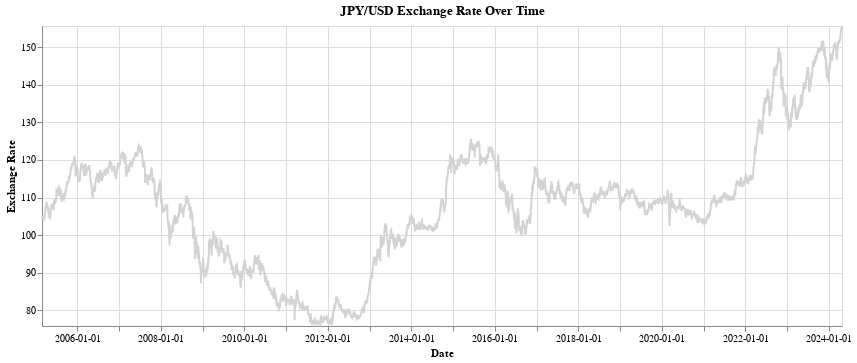

Write notebook code for a chart like this one.
### Code cell
# 解析数据
import altair as alt
df1 = pd.DataFrame(data['Time Series FX (Daily)']).T
df1.columns = ['open', 'high', 'low', 'close']  # 根据API的实际输出调整列名
df1 = df1.apply(pd.to_numeric)
df1['date'] = pd.to_datetime(df1.index)
df1.sort_values('date', inplace=True)
df1['Date'] = df1['date'].dt.strftime('%Y-%m-%d')  # 转换为字符串格式
df1['Exchange Rate'] = df1['close']  # 重命名为'Exchange Rate'以便在图表中使用
min_exchange_rate = df1['Exchange Rate'].min()

# 创建Altair图表
chart = alt.Chart(df1).mark_line().encode(
    x=alt.X('Date:T', axis=alt.Axis(title='Date', format='%Y-%m-%d'), timeUnit='yearmonthdate'),  # 使用timeUnit确保日期以年月日的形式显示
    y=alt.Y('Exchange Rate:Q', axis=alt.Axis(title='Exchange Rate'), scale=alt.Scale(domainMin=min_exchange_rate)),  # 设置最小值为数据的最小值
    color=alt.value('lightgrey'),
    tooltip=['Date:T', 'Exchange Rate:Q']  # 添加悬停提示工具
).properties(
    title='JPY/USD Exchange Rate Over Time',

    width=800  # 设置图表宽度
)
chart

### Figure 1 — Vega-Lite specification as saved in the notebook (floating-point values rounded to 4 significant figures; data arrays with more than 128 entries replaced by an {"elided": "..."} marker saying what was removed)
{"config": {"view": {"continuousWidth": 400, "continuousHeight": 300}}, "data": {"name": "data-08d2002c2bc6ace655aebf8996fedfe6"}, "mark": "line", "encoding": {"color": {"value": "lightgrey"}, "tooltip": [{"field": "Date", "type": "temporal"}, {"field": "Exchange Rate", "type": "quantitative"}], "x": {"axis": {"format": "%Y-%m-%d", "title": "Date"}, "field": "Date", "timeUnit": "yearmonthdate", "type": "temporal"}, "y": {"axis": {"title": "Exchange Rate"}, "field": "Exchange Rate", "scale": {"domainMin": 75.81}, "type": "quantitative"}}, "title": "JPY/USD Exchange Rate Over Time", "width": 800, "$schema": "https://vega.github.io/schema/vega-lite/v4.17.0.json", "datasets": {"data-08d2002c2bc6ace655aebf8996fedfe6": {"elided": "5000 records"}}}
